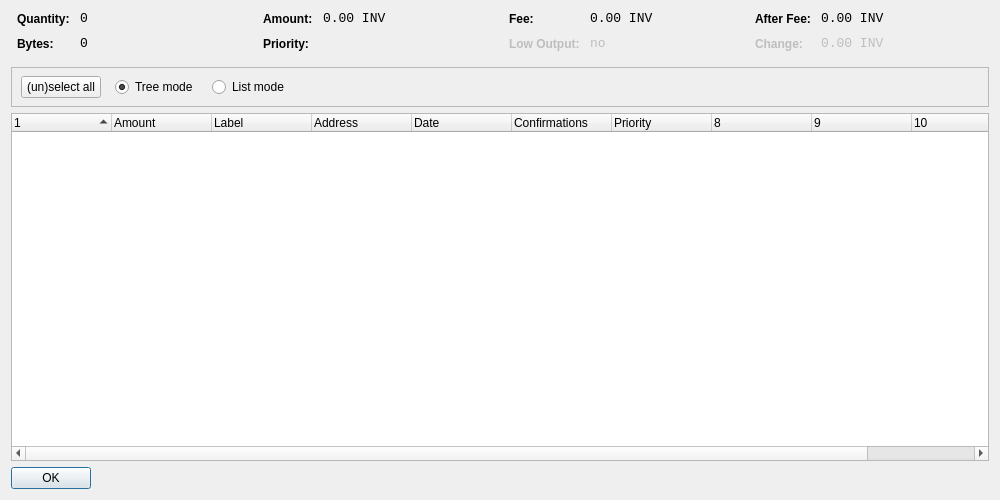
<?xml version="1.0" encoding="UTF-8"?>
<ui version="4.0">
 <class>CoinControlDialog</class>
 <widget class="QDialog" name="CoinControlDialog">
  <property name="geometry">
   <rect>
    <x>0</x>
    <y>0</y>
    <width>1000</width>
    <height>500</height>
   </rect>
  </property>
  <property name="windowTitle">
   <string>Coin Control</string>
  </property>
  <layout class="QVBoxLayout" name="verticalLayout">
   <item>
    <layout class="QHBoxLayout" name="horizontalLayoutTop" stretch="0,0,0,0">
     <property name="topMargin">
      <number>0</number>
     </property>
     <property name="bottomMargin">
      <number>10</number>
     </property>
     <item>
      <layout class="QFormLayout" name="formLayoutCoinControl1">
       <property name="horizontalSpacing">
        <number>10</number>
       </property>
       <property name="verticalSpacing">
        <number>10</number>
       </property>
       <property name="leftMargin">
        <number>6</number>
       </property>
       <property name="rightMargin">
        <number>6</number>
       </property>
       <item row="0" column="0">
        <widget class="QLabel" name="labelCoinControlQuantityText">
         <property name="styleSheet">
          <string notr="true">font-weight:bold;</string>
         </property>
         <property name="text">
          <string>Quantity:</string>
         </property>
        </widget>
       </item>
       <item row="0" column="1">
        <widget class="QLabel" name="labelCoinControlQuantity">
         <property name="font">
          <font>
           <family>Monospace</family>
           <pointsize>10</pointsize>
          </font>
         </property>
         <property name="cursor">
          <cursorShape>IBeamCursor</cursorShape>
         </property>
         <property name="contextMenuPolicy">
          <enum>Qt::ActionsContextMenu</enum>
         </property>
         <property name="text">
          <string>0</string>
         </property>
         <property name="textInteractionFlags">
          <set>Qt::LinksAccessibleByMouse|Qt::TextSelectableByKeyboard|Qt::TextSelectableByMouse</set>
         </property>
        </widget>
       </item>
       <item row="1" column="0">
        <widget class="QLabel" name="labelCoinControlBytesText">
         <property name="styleSheet">
          <string notr="true">font-weight:bold;</string>
         </property>
         <property name="text">
          <string>Bytes:</string>
         </property>
        </widget>
       </item>
       <item row="1" column="1">
        <widget class="QLabel" name="labelCoinControlBytes">
         <property name="font">
          <font>
           <family>Monospace</family>
           <pointsize>10</pointsize>
          </font>
         </property>
         <property name="cursor">
          <cursorShape>IBeamCursor</cursorShape>
         </property>
         <property name="contextMenuPolicy">
          <enum>Qt::ActionsContextMenu</enum>
         </property>
         <property name="text">
          <string>0</string>
         </property>
         <property name="textInteractionFlags">
          <set>Qt::LinksAccessibleByMouse|Qt::TextSelectableByKeyboard|Qt::TextSelectableByMouse</set>
         </property>
        </widget>
       </item>
      </layout>
     </item>
     <item>
      <layout class="QFormLayout" name="formLayoutCoinControl2">
       <property name="horizontalSpacing">
        <number>10</number>
       </property>
       <property name="verticalSpacing">
        <number>10</number>
       </property>
       <property name="leftMargin">
        <number>6</number>
       </property>
       <property name="rightMargin">
        <number>6</number>
       </property>
       <item row="0" column="0">
        <widget class="QLabel" name="labelCoinControlAmountText">
         <property name="styleSheet">
          <string notr="true">font-weight:bold;</string>
         </property>
         <property name="text">
          <string>Amount:</string>
         </property>
        </widget>
       </item>
       <item row="0" column="1">
        <widget class="QLabel" name="labelCoinControlAmount">
         <property name="font">
          <font>
           <family>Monospace</family>
           <pointsize>10</pointsize>
          </font>
         </property>
         <property name="cursor">
          <cursorShape>IBeamCursor</cursorShape>
         </property>
         <property name="contextMenuPolicy">
          <enum>Qt::ActionsContextMenu</enum>
         </property>
         <property name="text">
          <string>0.00 INV</string>
         </property>
         <property name="textInteractionFlags">
          <set>Qt::LinksAccessibleByMouse|Qt::TextSelectableByKeyboard|Qt::TextSelectableByMouse</set>
         </property>
        </widget>
       </item>
       <item row="1" column="0">
        <widget class="QLabel" name="labelCoinControlPriorityText">
         <property name="styleSheet">
          <string notr="true">font-weight:bold;</string>
         </property>
         <property name="text">
          <string>Priority:</string>
         </property>
        </widget>
       </item>
       <item row="1" column="1">
        <widget class="QLabel" name="labelCoinControlPriority">
         <property name="font">
          <font>
           <family>Monospace</family>
           <pointsize>10</pointsize>
          </font>
         </property>
         <property name="cursor">
          <cursorShape>IBeamCursor</cursorShape>
         </property>
         <property name="contextMenuPolicy">
          <enum>Qt::ActionsContextMenu</enum>
         </property>
         <property name="text">
          <string/>
         </property>
         <property name="textInteractionFlags">
          <set>Qt::LinksAccessibleByMouse|Qt::TextSelectableByKeyboard|Qt::TextSelectableByMouse</set>
         </property>
        </widget>
       </item>
      </layout>
     </item>
     <item>
      <layout class="QFormLayout" name="formLayoutCoinControl3">
       <property name="horizontalSpacing">
        <number>10</number>
       </property>
       <property name="verticalSpacing">
        <number>10</number>
       </property>
       <property name="leftMargin">
        <number>6</number>
       </property>
       <property name="rightMargin">
        <number>6</number>
       </property>
       <item row="0" column="0">
        <widget class="QLabel" name="labelCoinControlFeeText">
         <property name="styleSheet">
          <string notr="true">font-weight:bold;</string>
         </property>
         <property name="text">
          <string>Fee:</string>
         </property>
        </widget>
       </item>
       <item row="0" column="1">
        <widget class="QLabel" name="labelCoinControlFee">
         <property name="font">
          <font>
           <family>Monospace</family>
           <pointsize>10</pointsize>
          </font>
         </property>
         <property name="cursor">
          <cursorShape>IBeamCursor</cursorShape>
         </property>
         <property name="contextMenuPolicy">
          <enum>Qt::ActionsContextMenu</enum>
         </property>
         <property name="text">
          <string>0.00 INV</string>
         </property>
         <property name="textInteractionFlags">
          <set>Qt::LinksAccessibleByMouse|Qt::TextSelectableByKeyboard|Qt::TextSelectableByMouse</set>
         </property>
        </widget>
       </item>
       <item row="1" column="0">
        <widget class="QLabel" name="labelCoinControlLowOutputText">
         <property name="enabled">
          <bool>false</bool>
         </property>
         <property name="styleSheet">
          <string notr="true">font-weight:bold;</string>
         </property>
         <property name="text">
          <string>Low Output:</string>
         </property>
        </widget>
       </item>
       <item row="1" column="1">
        <widget class="QLabel" name="labelCoinControlLowOutput">
         <property name="enabled">
          <bool>false</bool>
         </property>
         <property name="font">
          <font>
           <family>Monospace</family>
           <pointsize>10</pointsize>
          </font>
         </property>
         <property name="cursor">
          <cursorShape>IBeamCursor</cursorShape>
         </property>
         <property name="contextMenuPolicy">
          <enum>Qt::ActionsContextMenu</enum>
         </property>
         <property name="text">
          <string>no</string>
         </property>
         <property name="textInteractionFlags">
          <set>Qt::LinksAccessibleByMouse|Qt::TextSelectableByKeyboard|Qt::TextSelectableByMouse</set>
         </property>
        </widget>
       </item>
      </layout>
     </item>
     <item>
      <layout class="QFormLayout" name="formLayoutCoinControl4">
       <property name="horizontalSpacing">
        <number>10</number>
       </property>
       <property name="verticalSpacing">
        <number>10</number>
       </property>
       <property name="leftMargin">
        <number>6</number>
       </property>
       <property name="rightMargin">
        <number>6</number>
       </property>
       <item row="0" column="0">
        <widget class="QLabel" name="labelCoinControlAfterFeeText">
         <property name="styleSheet">
          <string notr="true">font-weight:bold;</string>
         </property>
         <property name="text">
          <string>After Fee:</string>
         </property>
        </widget>
       </item>
       <item row="0" column="1">
        <widget class="QLabel" name="labelCoinControlAfterFee">
         <property name="font">
          <font>
           <family>Monospace</family>
           <pointsize>10</pointsize>
          </font>
         </property>
         <property name="cursor">
          <cursorShape>IBeamCursor</cursorShape>
         </property>
         <property name="contextMenuPolicy">
          <enum>Qt::ActionsContextMenu</enum>
         </property>
         <property name="text">
          <string>0.00 INV</string>
         </property>
         <property name="textInteractionFlags">
          <set>Qt::LinksAccessibleByMouse|Qt::TextSelectableByKeyboard|Qt::TextSelectableByMouse</set>
         </property>
        </widget>
       </item>
       <item row="1" column="0">
        <widget class="QLabel" name="labelCoinControlChangeText">
         <property name="enabled">
          <bool>false</bool>
         </property>
         <property name="styleSheet">
          <string notr="true">font-weight:bold;</string>
         </property>
         <property name="text">
          <string>Change:</string>
         </property>
        </widget>
       </item>
       <item row="1" column="1">
        <widget class="QLabel" name="labelCoinControlChange">
         <property name="enabled">
          <bool>false</bool>
         </property>
         <property name="font">
          <font>
           <family>Monospace</family>
           <pointsize>10</pointsize>
          </font>
         </property>
         <property name="cursor">
          <cursorShape>IBeamCursor</cursorShape>
         </property>
         <property name="contextMenuPolicy">
          <enum>Qt::ActionsContextMenu</enum>
         </property>
         <property name="text">
          <string>0.00 INV</string>
         </property>
         <property name="textInteractionFlags">
          <set>Qt::LinksAccessibleByMouse|Qt::TextSelectableByKeyboard|Qt::TextSelectableByMouse</set>
         </property>
        </widget>
       </item>
      </layout>
     </item>
    </layout>
   </item>
   <item>
    <widget class="QFrame" name="frame">
     <property name="minimumSize">
      <size>
       <width>0</width>
       <height>40</height>
      </size>
     </property>
     <property name="frameShape">
      <enum>QFrame::StyledPanel</enum>
     </property>
     <property name="frameShadow">
      <enum>QFrame::Sunken</enum>
     </property>
     <widget class="QWidget" name="horizontalLayoutWidget">
      <property name="geometry">
       <rect>
        <x>10</x>
        <y>0</y>
        <width>781</width>
        <height>41</height>
       </rect>
      </property>
      <layout class="QHBoxLayout" name="horizontalLayoutPanel" stretch="0,0,0,0,0">
       <property name="spacing">
        <number>14</number>
       </property>
       <item>
        <widget class="QPushButton" name="pushButtonSelectAll">
         <property name="sizePolicy">
          <sizepolicy hsizetype="Maximum" vsizetype="Fixed">
           <horstretch>0</horstretch>
           <verstretch>0</verstretch>
          </sizepolicy>
         </property>
         <property name="text">
          <string>(un)select all</string>
         </property>
        </widget>
       </item>
       <item>
        <widget class="QRadioButton" name="radioTreeMode">
         <property name="sizePolicy">
          <sizepolicy hsizetype="Maximum" vsizetype="Fixed">
           <horstretch>0</horstretch>
           <verstretch>0</verstretch>
          </sizepolicy>
         </property>
         <property name="text">
          <string>Tree mode</string>
         </property>
         <property name="checked">
          <bool>true</bool>
         </property>
        </widget>
       </item>
       <item>
        <widget class="QRadioButton" name="radioListMode">
         <property name="sizePolicy">
          <sizepolicy hsizetype="Maximum" vsizetype="Fixed">
           <horstretch>0</horstretch>
           <verstretch>0</verstretch>
          </sizepolicy>
         </property>
         <property name="text">
          <string>List mode</string>
         </property>
        </widget>
       </item>
<!--       <item>
        <widget class="QLabel" name="labelLocked">
         <property name="text">
          <string>(1 locked)</string>
         </property>
        </widget>
       </item>
-->
       <item>
        <spacer name="horizontalSpacer">
         <property name="orientation">
          <enum>Qt::Horizontal</enum>
         </property>
         <property name="sizeHint" stdset="0">
          <size>
           <width>40</width>
           <height>20</height>
          </size>
         </property>
        </spacer>
       </item>
      </layout>
     </widget>
    </widget>
   </item>
   <item>
    <widget class="CoinControlTreeWidget" name="treeWidget">
     <property name="contextMenuPolicy">
      <enum>Qt::CustomContextMenu</enum>
     </property>
     <property name="sortingEnabled">
      <bool>false</bool>
     </property>
     <property name="columnCount">
      <number>11</number>
     </property>
     <attribute name="headerShowSortIndicator" stdset="0">
      <bool>true</bool>
     </attribute>
     <attribute name="headerStretchLastSection">
      <bool>false</bool>
     </attribute>
     <column>
      <property name="text">
       <string/>
      </property>
     </column>
     <column>
      <property name="text">
       <string>Amount</string>
      </property>
     </column>
     <column>
      <property name="text">
       <string notr="true">Label</string>
      </property>
     </column>
     <column>
      <property name="text">
       <string>Address</string>
      </property>
     </column>
     <column>
      <property name="text">
       <string>Date</string>
      </property>
     </column>
     <column>
      <property name="text">
       <string>Confirmations</string>
      </property>
      <property name="toolTip">
       <string>Confirmed</string>
      </property>
     </column>
     <column>
      <property name="text">
       <string>Priority</string>
      </property>
     </column>
     <column>
      <property name="text">
       <string/>
      </property>
     </column>
     <column>
      <property name="text">
       <string/>
      </property>
     </column>
     <column>
      <property name="text">
       <string/>
      </property>
     </column>
     <column>
      <property name="text">
       <string/>
      </property>
     </column>
    </widget>
   </item>
   <item>
    <widget class="QDialogButtonBox" name="buttonBox">
     <property name="sizePolicy">
      <sizepolicy hsizetype="Maximum" vsizetype="Fixed">
       <horstretch>0</horstretch>
       <verstretch>0</verstretch>
      </sizepolicy>
     </property>
     <property name="orientation">
      <enum>Qt::Horizontal</enum>
     </property>
     <property name="standardButtons">
      <set>QDialogButtonBox::Ok</set>
     </property>
    </widget>
   </item>
  </layout>
 </widget>
 <customwidgets>
  <customwidget>
   <class>CoinControlTreeWidget</class>
   <extends>QTreeWidget</extends>
   <header>coincontroltreewidget.h</header>
  </customwidget>
 </customwidgets>
 <resources/>
 <connections/>
</ui>
